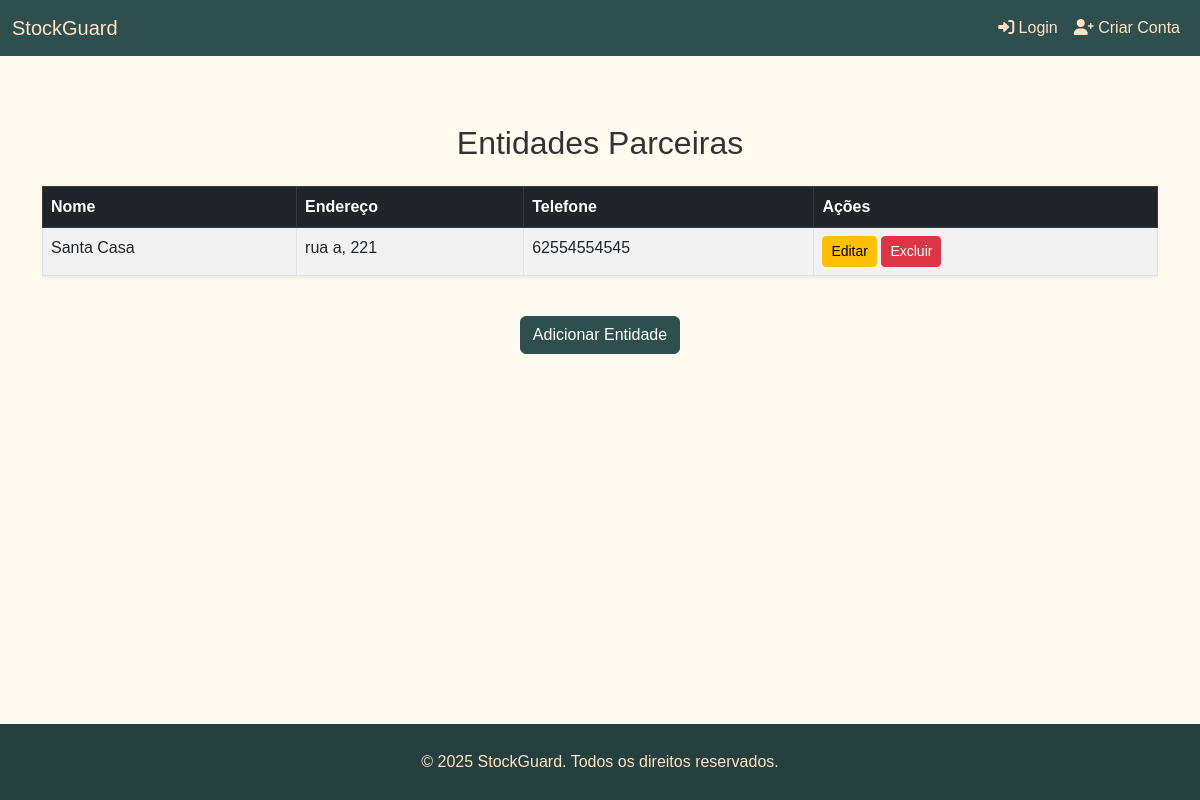
Page /doacoes/entidades/ on the earlier database version.
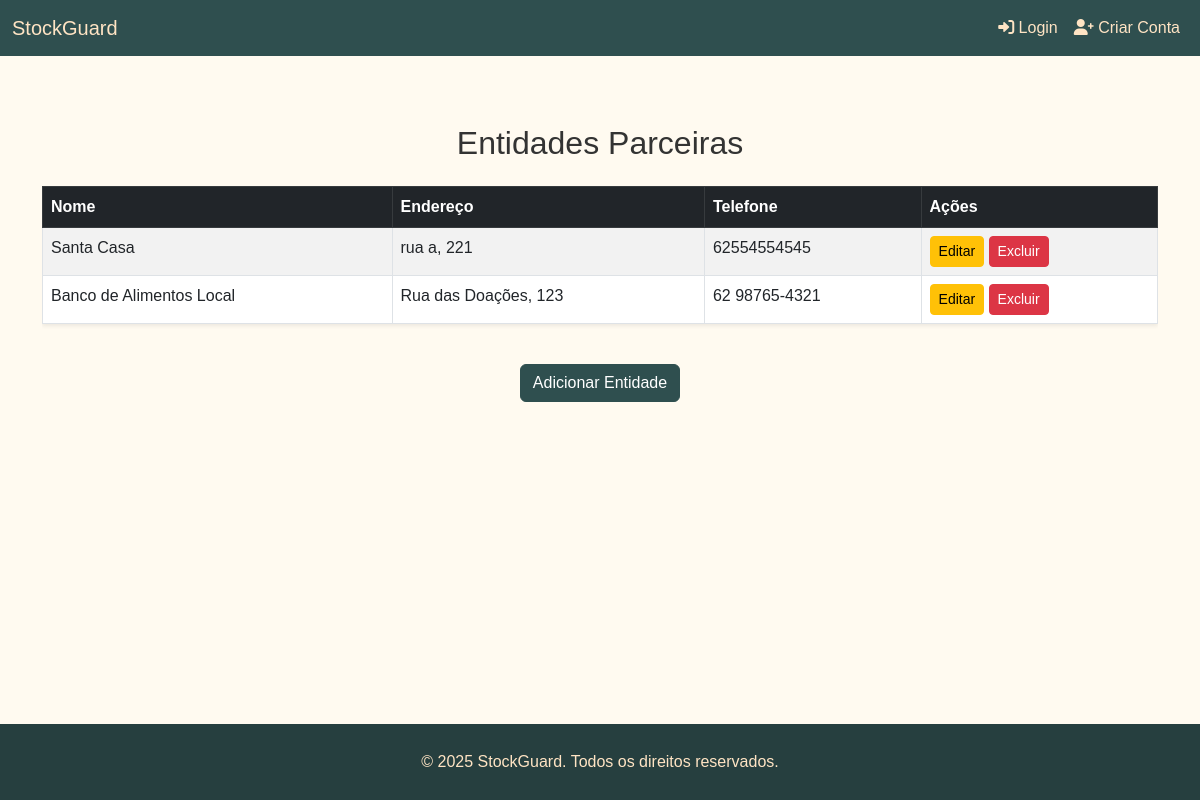
Same page on the later database version.
### doacoes/models.py (models this page shows, shortened)
class EntidadeParceira(models.Model):
    nome = models.CharField(max_length=100)
    endereco = models.CharField(max_length=200)
    telefone = models.CharField(max_length=20)

### doacoes/views.py (the view)
# urls.py: path('entidades/', views.lista_entidades, name='lista_entidades'),
def lista_entidades(request):
    entidades = EntidadeParceira.objects.all()
    return render(request, 'doacoes/lista_entidades.html', {'entidades': entidades})

### templates/doacoes/lista_entidades.html
{% extends 'base.html' %}
{% block content %}
<div class="container mt-5">
    <h2 class="text-center mb-4">Entidades Parceiras</h2>
    <div class="table-responsive">
        <table class="table table-striped table-hover table-bordered shadow-sm">
            <thead class="table-dark">
                <tr>
                    <th>Nome</th>
                    <th>Endereço</th>
                    <th>Telefone</th>
                    <th>Ações</th>
                </tr>
            </thead>
            <tbody>
                {% for entidade in entidades %}
                <tr>
                    <td>{{ entidade.nome }}</td>
                    <td>{{ entidade.endereco }}</td>
                    <td>{{ entidade.telefone }}</td>
                    <td>
                        <a href="#" class="btn btn-sm btn-warning">Editar</a>
                        <a href="#" class="btn btn-sm btn-danger">Excluir</a>
                    </td>
                </tr>
                {% endfor %}
            </tbody>
        </table>
    </div>
    <div class="text-center mt-4">
        <a href="{% url 'adicionar_entidade' %}" class="btn btn-primary">Adicionar Entidade</a>
    </div>
</div>
{% endblock %}

Differences in the rows shown:
added EntidadeParceira: nome "Banco de Alimentos Local", endereco "Rua das Doações, 123", telefone "62 98765-4321"
